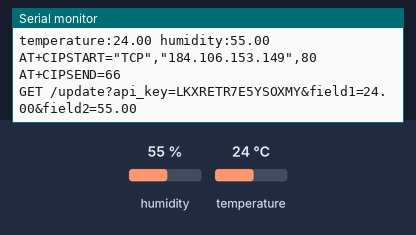
A sketch run on a simulated Arduino Uno, built with avr-gcc and run on an emulated ATmega328P. Parts: the last lines printed to the serial monitor. Inputs (shaded band) come from the test bench; at power-on: humidity 55 %, temperature 24 °C. The modem accepts every AT command (registered, SIM ready, sends succeed) and sends nothing else.

Above: at 7.2 s.
7.3 s: humidity set to 22 %
At 8.6 s:
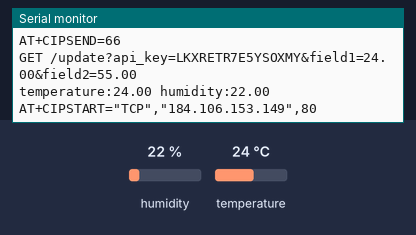
8.8 s: temperature set to 12 °C
At 9.29 s:
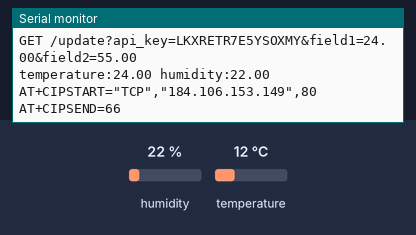
10.3 s: humidity set to 40 %
At 12.3 s:
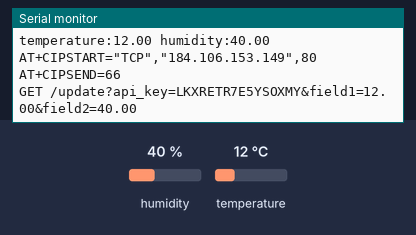
Timing chart, 0 to 13.8 s (numbered marks = the images above; inputs shaded):
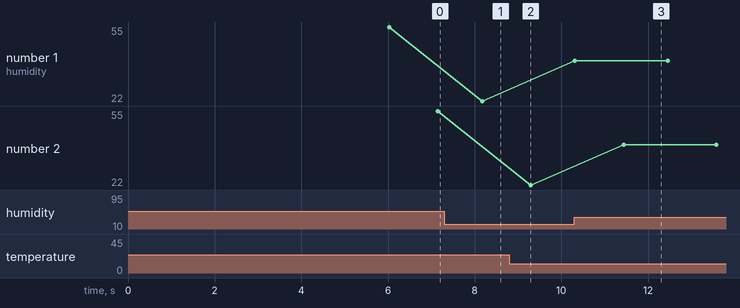

Measured:
- after the input at 7.3 s, the serial monitor: prints a new line after 0.87 s (image 1)
- after the input at 10.3 s, the serial monitor: prints a new line at once (image 3)
- plotted number 1: 55 → 22 after the input at 7.3 s, 22 → 40 after the input at 10.3 s
- plotted number 2: 22 → 40 after the input at 10.3 s

The sketch:

dht11.ide.ino
```cpp
//Debadri Dutta's Code
#include <SoftwareSerial.h>
#include<DHT11.h>
SoftwareSerial espSerial =  SoftwareSerial(2,3);   // arduino RX pin=6  arduino TX pin=7  connect the arduino RX pin to esp8266 module TX pin   -  connect the arduino TX pin to esp8266 module RX pin
#define dht_apin A0 // Analog Pin sensor is connected to

DHT11 DHT(dht_apin);
int value_humid;
int value_temp;

String apiKey = "LKXRETR7E5YSOXMY";     // replace with your channel's thingspeak WRITE API key

String ssid="Red Devil";    // Wifi network SSID
String password ="pqr123456";  // Wifi network password

boolean DEBUG=true;

//======================================================================== showResponce
void showResponse(int waitTime){
    long t=millis();
    char c;
    while (t+waitTime>millis()){
      if (espSerial.available()){
        c=espSerial.read();
        if (DEBUG) Serial.print(c);
      }
    }

}

//========================================================================
boolean thingSpeakWrite(float value1, float value2){
  String cmd = "AT+CIPSTART=\"TCP\",\"";                  // TCP connection
  cmd += "184.106.153.149";                               // api.thingspeak.com
  cmd += "\",80";
  espSerial.print(cmd+"\r\n");
  if (DEBUG) Serial.println(cmd);
  if(espSerial.find("Error")){
    if (DEBUG) Serial.println("AT+CIPSTART error");
    return false;
  }


  String getStr = "GET /update?api_key=";   // prepare GET string
  getStr += apiKey;

  getStr +="&field1=";
  getStr += String(value1);
  getStr +="&field2=";
  getStr += String(value2);
  // getStr +="&field3=";
  // getStr += String(value3);
  // ...
  getStr += "\r\n\r\n";

  // send data length
  cmd = "AT+CIPSEND=";
  cmd += String(getStr.length());
  espSerial.print(cmd+"\r\n");
  if (DEBUG)  Serial.println(cmd);

  delay(100);
  if(espSerial.find(">")){
    espSerial.print(getStr);
    if (DEBUG)  Serial.print(getStr);
  }
  else{
    espSerial.print("AT+CIPCLOSE\r\n");
    // alert user
    if (DEBUG)   Serial.println("AT+CIPCLOSE");
    return false;
  }
  return true;
}
//================================================================================ setup
void setup() {
  DEBUG=true;           // enable debug serial
  Serial.begin(9600);

  espSerial.begin(115200);  // enable software serial
                          // Your esp8266 module's speed is probably at 115200.
                          // For this reason the first time set the speed to 115200 or to your esp8266 configured speed
                          // and upload. Then change to 9600 and upload again

  //espSerial.println("AT+RST");         // Enable this line to reset the module;
  //showResponse(1000);

  //espSerial.println("AT+UART_CUR=9600,8,1,0,0");    // Enable this line to set esp8266 serial speed to 9600 bps
  //showResponse(1000);


  espSerial.print("AT+CWMODE=1\r\n");   // set esp8266 as client
  showResponse(1000);

  espSerial.print("AT+CWJAP=\""+ssid+"\",\""+password+"\""+"\r\n");  // set your home router SSID and password
  showResponse(5000);

   if (DEBUG)  Serial.println("Setup completed");
}


// ====================================================================== loop
void loop() {

  // Read sensor values
   int err;
   float tem, humi;
 if((err=DHT.read(humi, tem))==0)
  {
    Serial.print("temperature:");
    Serial.print(tem);
    Serial.print(" humidity:");
    Serial.print(humi);
    Serial.println();
    value_temp=tem;
    value_humid=humi;
   thingSpeakWrite(value_temp,value_humid);                                      // Write values to thingspeak


  }
  // thingspeak needs 15 sec delay between updates,
  delay(1000);
}
```
